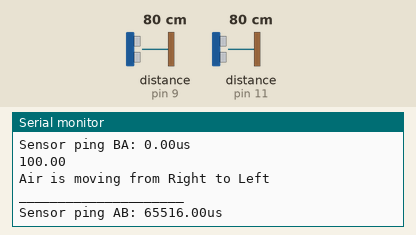
This sketch was run on a simulated Arduino Uno, built with avr-gcc and run on an emulated ATmega328P. Shown: the last lines printed to the serial monitor. The inputs (shaded band) are chosen by the test bench; at power-on: distance to the obstacle (sensors on pin 9, pin 11) 80 cm. The echo pulse lasts 58.3 µs per cm.

Above: at 2.8 s.
2.9 s: distance to the obstacle (sensor on pin 9) set to 2 cm
At 3.5 s:
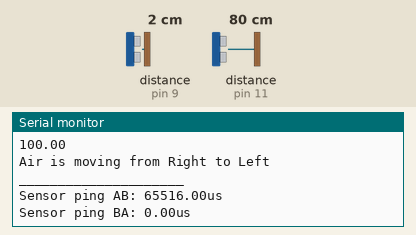
5.6 s: distance to the obstacle (sensor on pin 11) set to 2 cm
At 6.8 s:
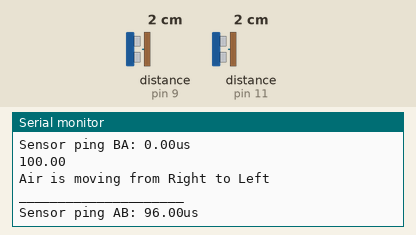
11.5 s: distance to the obstacle (sensor on pin 9) set to 4 cm
At 12.6 s:
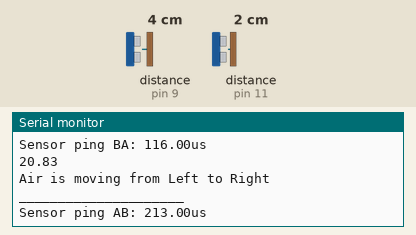
14.2 s: distance to the obstacle (sensor on pin 11) set to 4 cm
At 14.2 s:
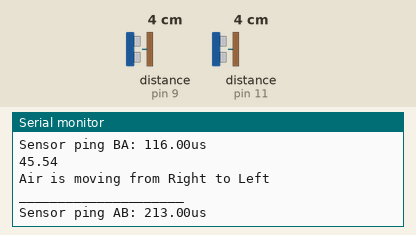
Timing chart, 0 to 17.2 s (numbered marks = the images above; inputs shaded):
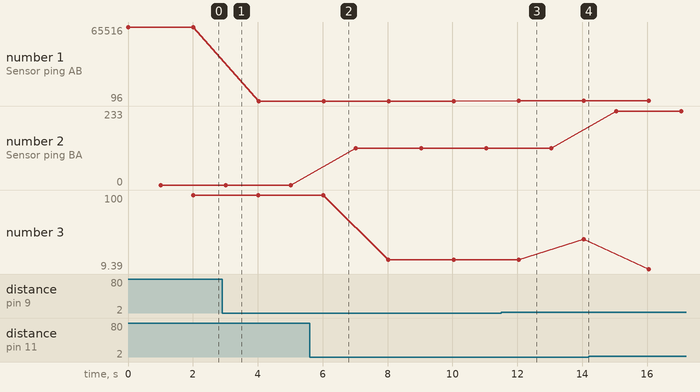

Measured:
- after the input at 11.5 s, the serial monitor: prints a new line after 0.54 s (image 3)
- plotted number 1: 65516 → 96 after the input at 2.9 s, 96 → 213 after the input at 11.5 s
- plotted number 2: 0 → 116 after the input at 5.6 s, 116 → 233 after the input at 14.2 s
- plotted number 3: 100 → 20.83 after the input at 5.6 s, 20.83 → 45.54 after the input at 11.5 s, 45.54 → 9.39 after the input at 14.2 s

The sketch:

main.ino
```cpp
#include <NewPing.h>

#define TRIGPIN_A 8
#define ECHOPIN_A 9

#define TRIGPIN_B 10
#define ECHOPIN_B 11

#define MAX_DISTANCE 50

NewPing sonar[2] = {
  NewPing(TRIGPIN_A, ECHOPIN_A, MAX_DISTANCE), // trigger, echo, max distance.
  NewPing(TRIGPIN_B, ECHOPIN_B, MAX_DISTANCE)
};


void setup() {
  Serial.begin(115200);
}

void loop() {

  Serial.print("Sensor ping AB: ");
  //float pingSensorA = sonar[0].ping_median(6);
  float pingSensorA = sonar[0].ping() - 20;
  Serial.print(pingSensorA);
  Serial.println("us");
  delay(1000);

  Serial.print("Sensor ping BA: ");
  //float pingSensorB = sonar[1].ping_median(6);
  float pingSensorB = sonar[1].ping();
  Serial.print(pingSensorB);
  Serial.println("us");
  delay(1000);

  Serial.println(calcError(pingSensorA, pingSensorB));

  if (pingSensorA > pingSensorB) {
    Serial.println("Air is moving from Right to Left"); // If A to B is longer, air is travelling from B to A
  } else if (pingSensorA < pingSensorB) {
    Serial.println("Air is moving from Left to Right"); // If B to A is longer, air is travelling from A to B
  } else {
    Serial.println("Air is stagnant");
  }
  Serial.println("_____________________");
}

float calcError(float a, float b) {
  float percentageError = 100 * (abs(a - b) / a);
  return percentageError;
}
```
